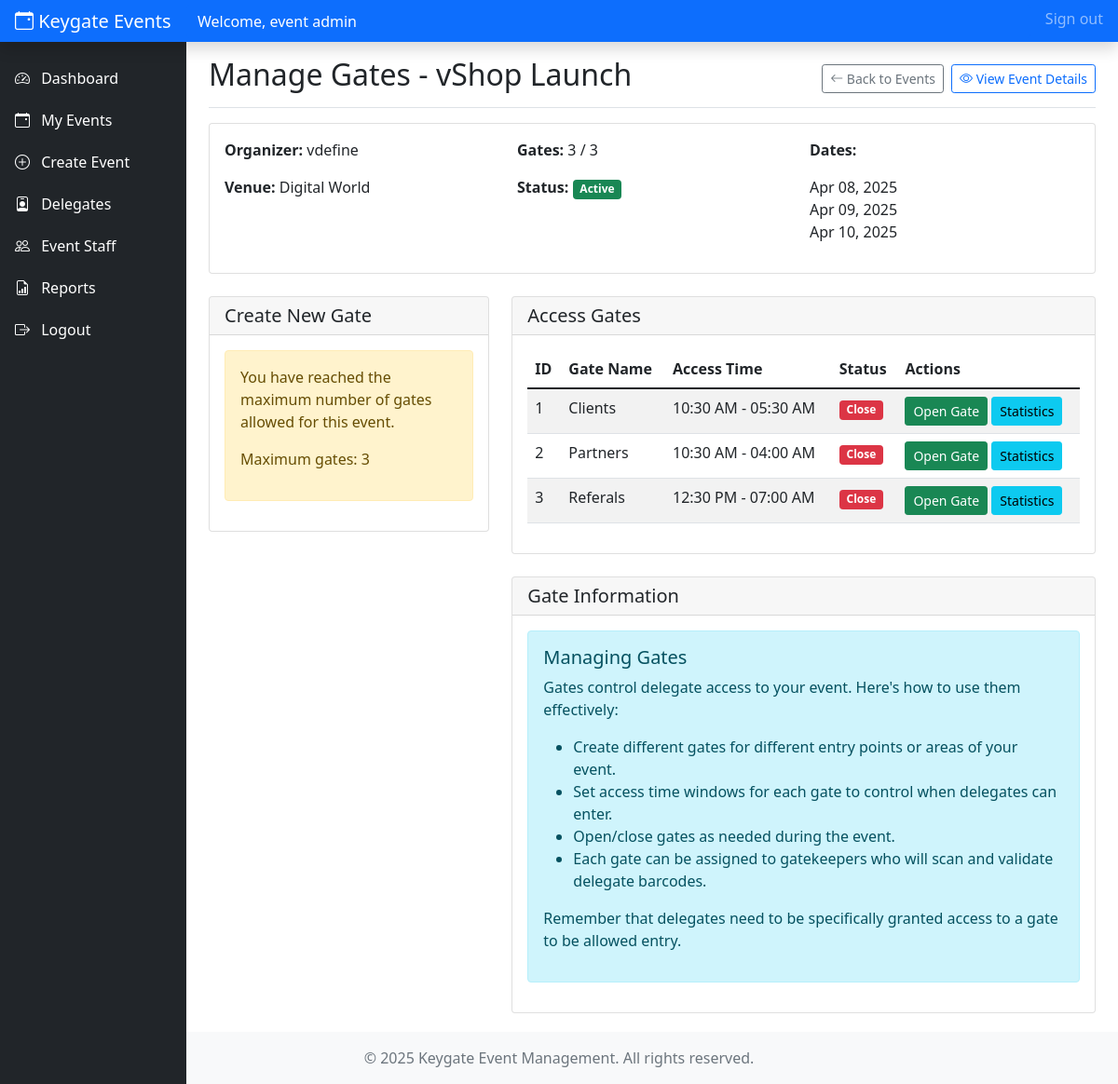
Page /event_admin/manage_gates.php?event_id=1 (signed in) on the committed database.
### tables this page shows
CREATE TABLE `events` (
  `id` int NOT NULL,
  `event_name` varchar(255) NOT NULL,
  `event_organiser` varchar(255) NOT NULL,
  `event_venue` text NOT NULL,
  `access_gates_required` int NOT NULL,
  `created_by` int NOT NULL,
  `status` enum('Active','Completed','Cancelled','Scheduled','Pending Approval') DEFAULT 'Pending Approval',
  `approved_by` int DEFAULT NULL,
  `created_at` timestamp NULL DEFAULT CURRENT_TIMESTAMP,
  `updated_at` timestamp NULL DEFAULT CURRENT_TIMESTAMP ON UPDATE CURRENT_TIMESTAMP
);

CREATE TABLE `access_gates` (
  `id` int NOT NULL,
  `gate_name` varchar(100) NOT NULL,
  `gate_status` enum('Open','Close') DEFAULT 'Close',
  `event_id` int NOT NULL,
  `access_time_start` time DEFAULT NULL,
  `access_time_end` time DEFAULT NULL,
  `created_at` timestamp NULL DEFAULT CURRENT_TIMESTAMP,
  `updated_at` timestamp NULL DEFAULT CURRENT_TIMESTAMP ON UPDATE CURRENT_TIMESTAMP
);

### includes/event_admin_functions.php (called while the page is built, shortened)
<?php
require_once 'config.php';
function get_event_details($event_id, $user_id = null) {
    $event = get_record('events', "id = $event_id" . ($user_id ? " AND created_by = $user_id" : ""));
    $dates = get_records('event_dates', "event_id = $event_id", 'event_date', 'event_date ASC');
    $event['dates'] = array_column($dates, 'event_date');
    $gates = get_records('access_gates', "event_id = $event_id", '*', 'id ASC');
    $event['gates'] = $gates;
    $conn = db_connect();
    $sql_delegates = "SELECT COUNT(*) as total FROM event_delegates WHERE event_id = $event_id";
    $result_delegates = $conn->query($sql_delegates);
    $event['total_delegates'] = $result_delegates->fetch_assoc()['total'];
    $sql_approved = "SELECT COUNT(*) as total FROM event_delegates WHERE event_id = $event_id AND approved = 'Yes'";
    $result_approved = $conn->query($sql_approved);
    $event['approved_delegates'] = $result_approved->fetch_assoc()['total'];
    $sql_users = "SELECT COUNT(*) as total FROM event_users WHERE event_id = $event_id";
    $result_users = $conn->query($sql_users);
    $event['total_event_users'] = $result_users->fetch_assoc()['total'];
    $sql_attendance = "SELECT COUNT(*) as total FROM event_attendance WHERE event_id = $event_id";
    $result_attendance = $conn->query($sql_attendance);
    $event['total_check_ins'] = $result_attendance->fetch_assoc()['total'];
    return [
        'success' => true,
        'event' => $event
    ];
}
?>

### includes/config.php (called while the page is built, shortened)
<?php
function db_connect() {
    $conn = new mysqli(DB_HOST, DB_USER, DB_PASS, DB_NAME);
    return $conn;
}
function get_record($table, $condition = '1', $fields = '*') {
    $conn = db_connect();
    $sql = "SELECT $fields FROM $table WHERE $condition LIMIT 1";
    $result = $conn->query($sql);
    if ($result && $result->num_rows > 0) {
        $row = $result->fetch_assoc();
        return $row;
    }
    return false;
}
function get_records($table, $condition = '1', $fields = '*', $order_by = '', $limit = '') {
    $conn = db_connect();
    $sql = "SELECT $fields FROM $table WHERE $condition";
    if (!empty($order_by)) {
        $sql .= " ORDER BY $order_by";
    }
    $result = $conn->query($sql);
    $records = [];
    if ($result && $result->num_rows > 0) {
        while ($row = $result->fetch_assoc()) {
            $records[] = $row;
        }
    }
    return $records;
}
?>

### event_admin/manage_gates.php (the view, shortened to what this page needs)
<?php
require_once '../includes/config.php';
require_once '../includes/event_admin_functions.php';
$event_id = (int)$_GET['event_id'];
$event_details = get_event_details($event_id, $_SESSION['user_id']);
$event = $event_details['event'];
$gates = $event['gates'];
include '../includes/event_admin_header.php';
?>
<div class="container-fluid">
    <div class="row">
        <nav id="sidebar" class="col-md-3 col-lg-2 d-md-block bg-dark sidebar">
            <div class="position-sticky pt-3">
                <ul class="nav flex-column">
                    <li class="nav-item">
                        <a class="nav-link text-white" href="dashboard.php">
                            <i class="bi bi-speedometer2 me-2"></i> Dashboard
                        </a>
                    </li>
                    <li class="nav-item">
                        <a class="nav-link text-white" href="events.php">
                            <i class="bi bi-calendar-event me-2"></i> My Events
                        </a>
                    </li>
                    <li class="nav-item">
                        <a class="nav-link text-white" href="create_event.php">
                            <i class="bi bi-plus-circle me-2"></i> Create Event
                        </a>
                    </li>
                    <li class="nav-item">
                        <a class="nav-link text-white" href="delegates.php">
                            <i class="bi bi-person-badge me-2"></i> Delegates
                        </a>
                    </li>
                    <li class="nav-item">
                        <a class="nav-link text-white" href="event_users.php">
                            <i class="bi bi-people me-2"></i> Event Staff
                        </a>
                    </li>
                    <li class="nav-item">
                        <a class="nav-link text-white" href="reports.php">
                            <i class="bi bi-file-earmark-bar-graph me-2"></i> Reports
                        </a>
                    </li>
                    <li class="nav-item">
                        <a class="nav-link text-white" href="../logout.php">
                            <i class="bi bi-box-arrow-right me-2"></i> Logout
                        </a>
                    </li>
                </ul>
            </div>
        </nav>
        <main class="col-md-9 ms-sm-auto col-lg-10 px-md-4">
            <div class="d-flex justify-content-between flex-wrap flex-md-nowrap align-items-center pt-3 pb-2 mb-3 border-bottom">
                <h1 class="h2">Manage Gates - <?php echo htmlspecialchars($event['event_name']); ?></h1>
                <div class="btn-toolbar mb-2 mb-md-0">
                    <a href="events.php" class="btn btn-sm btn-outline-secondary me-2">
                        <i class="bi bi-arrow-left"></i> Back to Events
                    </a>
                    <a href="view_event.php?id=<?php echo $event_id; ?>" class="btn btn-sm btn-outline-primary">
                        <i class="bi bi-eye"></i> View Event Details
                    </a>
                </div>
            </div>
            <div class="card mb-4">
                <div class="card-body">
                    <div class="row">
                        <div class="col-md-4">
                            <p><strong>Organizer:</strong> <?php echo htmlspecialchars($event['event_organiser']); ?></p>
                            <p><strong>Venue:</strong> <?php echo htmlspecialchars($event['event_venue']); ?></p>
                        </div>
                        <div class="col-md-4">
                            <p><strong>Gates:</strong> <?php echo count($gates); ?> / <?php echo $event['access_gates_required']; ?></p>
                            <p><strong>Status:</strong>
                                <span class="badge bg-<?php echo $event['status'] == 'Active' ? 'success' : 'secondary'; ?>">
                                    <?php echo $event['status']; ?>
                                </span>
                            </p>
                        </div>
                        <div class="col-md-4">
                            <p><strong>Dates:</strong></p>
                            <ul class="list-unstyled">
                                <?php foreach ($event['dates'] as $date): ?>
                                    <li><?php echo date('M d, Y', strtotime($date)); ?></li>
                                <?php endforeach; ?>
                            </ul>
                        </div>
                    </div>
                </div>
            </div>
            <div class="row">
                <div class="col-md-4">
                    <div class="card">
                        <div class="card-header">
                            <h5 class="mb-0">Create New Gate</h5>
                        </div>
                        <div class="card-body">
                            <?php if (count($gates) >= $event['access_gates_required']): ?>
                                <div class="alert alert-warning">
                                    <p>You have reached the maximum number of gates allowed for this event.</p>
                                    <p>Maximum gates: <?php echo $event['access_gates_required']; ?></p>
                                </div>
                            <?php endif; ?>
                        </div>
                    </div>
                </div>
                <div class="col-md-8">
                    <div class="card">
                        <div class="card-header">
                            <h5 class="mb-0">Access Gates</h5>
                        </div>
                        <div class="card-body">
                            <?php if (empty($gates)): ?>
                                <div class="alert alert-info">
                                    <p>No gates have been created yet. Create your first gate using the form.</p>
                                </div>
                            <?php else: ?>
                                <div class="table-responsive">
                                    <table class="table table-striped table-hover">
                                        <thead>
                                            <tr>
                                                <th>ID</th>
                                                <th>Gate Name</th>
                                                <th>Access Time</th>
                                                <th>Status</th>
                                                <th>Actions</th>
                                            </tr>
                                        </thead>
                                        <tbody>
                                            <?php foreach ($gates as $gate): ?>
                                                <tr>
                                                    <td><?php echo $gate['id']; ?></td>
                                                    <td><?php echo htmlspecialchars($gate['gate_name']); ?></td>
                                                    <td><?php echo date('h:i A', strtotime($gate['access_time_start'])); ?> - <?php echo date('h:i A', strtotime($gate['access_time_end'])); ?></td>
                                                    <td>
                                                        <span class="badge bg-<?php echo $gate['gate_status'] == 'Open' ? 'success' : 'danger'; ?>">
                                                            <?php echo $gate['gate_status']; ?>
                                                        </span>
                                                    </td>
                                                    <td>
                                                        <form method="post" class="d-inline">
                                                            <button type="submit" name="update_gate_status" class="btn btn-sm btn-<?php echo $gate['gate_status'] == 'Open' ? 'danger' : 'success'; ?>">
                                                                <?php echo $gate['gate_status'] == 'Open' ? 'Close Gate' : 'Open Gate'; ?>
                                                            </button>
                                                        </form>
                                                        <a href="gate_stats.php?gate_id=<?php echo $gate['id']; ?>&event_id=<?php echo $event_id; ?>" class="btn btn-sm btn-info">
                                                            Statistics
                                                        </a>
                                                    </td>
                                                </tr>
                                            <?php endforeach; ?>
                                        </tbody>
                                    </table>
                                </div>
                            <?php endif; ?>
                        </div>
                    </div>
                    <div class="card mt-4">
                        <div class="card-header">
                            <h5 class="mb-0">Gate Information</h5>
                        </div>
                        <div class="card-body">
                            <div class="alert alert-info">
                                <h5>Managing Gates</h5>
                                <p>Gates control delegate access to your event. Here's how to use them effectively:</p>
                                <ul>
                                    <li>Create different gates for different entry points or areas of your event.</li>
                                    <li>Set access time windows for each gate to control when delegates can enter.</li>
                                    <li>Open/close gates as needed during the event.</li>
                                    <li>Each gate can be assigned to gatekeepers who will scan and validate delegate barcodes.</li>
                                </ul>
                                <p>Remember that delegates need to be specifically granted access to a gate to be allowed entry.</p>
                            </div>
                        </div>
                    </div>
                </div>
            </div>
        </main>
    </div>
</div>
<?php
include '../includes/event_admin_footer.php';
?>

### includes/event_admin_header.php (style rules this page uses)
.sidebar { position: fixed; top: 0; bottom: 0; left: 0; z-index: 100; padding: 48px 0 0; }
.sidebar .nav-link { font-weight: 500; }
.nav-item { margin-bottom: 5px; }
.card { margin-bottom: 20px; }

### rows in the picture
events: event_name "vShop Launch", event_organiser "vdefine", event_venue "Digital World", access_gates_required "3", status "Active"
access_gates: id "1", gate_name "Clients", access_time_start "10:30 AM", access_time_end "05:30 AM", gate_status "Close", shows "Open Gate"
access_gates: id "2", gate_name "Partners", access_time_start "10:30 AM", access_time_end "04:00 AM", gate_status "Close", shows "Open Gate"
access_gates: id "3", gate_name "Referals", access_time_start "12:30 PM", access_time_end "07:00 AM", gate_status "Close", shows "Open Gate"

### other values in the picture
$_SESSION['user_name'] "event admin"
count($gates) "3"
date('M d, Y', strtotime($date)) "Apr 08, 2025"
date('M d, Y', strtotime($date)) "Apr 09, 2025"
date('M d, Y', strtotime($date)) "Apr 10, 2025"
